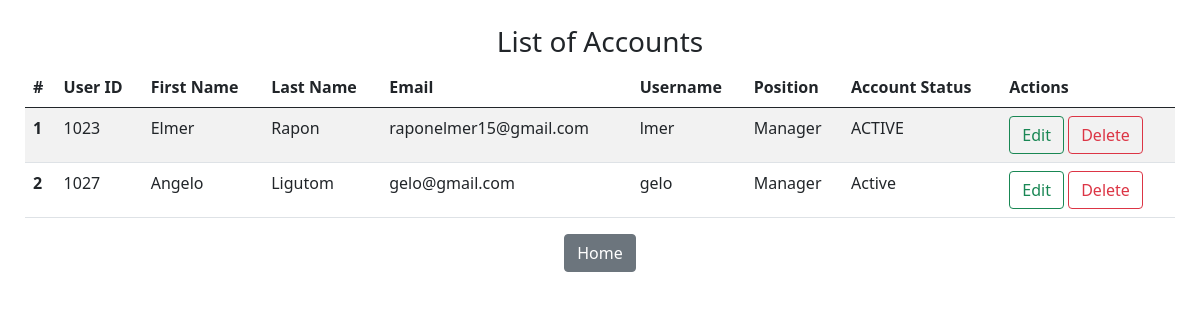
Page /list.php on the committed database.
### tables this page shows
CREATE TABLE `user` (
  `User_ID` int(20) NOT NULL,
  `FirstName` varchar(50) NOT NULL,
  `LastName` varchar(50) NOT NULL,
  `Email` varchar(50) NOT NULL,
  `Pass` varchar(50) NOT NULL,
  `Username` varchar(50) NOT NULL,
  `Position` varchar(50) NOT NULL,
  `AccountStatus` varchar(50) NOT NULL
);

### list.php (the view, shortened to what this page needs)
<?php
include_once("connect.php");
$statement = $conn->prepare("SELECT * FROM user");
$statement->execute();
$users = $statement->fetchAll(PDO::FETCH_ASSOC);
?>
<!doctype html>
<html lang="en">
  <head>
    <link href="https://cdn.jsdelivr.net/npm/bootstrap@5.0.2/dist/css/bootstrap.min.css" rel="stylesheet">
    <link rel="stylesheet" href="app.css">
  </head>
  <body>
    <h3 class="text-center">List of Accounts</h3>
    <table class="table table-striped table-hover">
      <thead>
        <tr>
          <th scope="col">#</th>
          <th scope="col">User ID</th>
          <th scope="col">First Name</th>
          <th scope="col">Last Name</th>
          <th scope="col">Email</th>
          <th scope="col">Username</th>
          <th scope="col">Position</th>
          <th scope="col">Account Status</th>
          <th scope="col">Actions</th>
        </tr>
      </thead>
      <tbody>
        <?php foreach ($users as $i => $user): ?>
          <tr>
            <th scope="row"><?php echo $i+1 ?></th>
            <td><?php echo htmlspecialchars($user['User_ID']) ?> </td>
            <td><?php echo htmlspecialchars($user['FirstName']) ?> </td>
            <td><?php echo htmlspecialchars($user['LastName']) ?> </td>
            <td><?php echo htmlspecialchars($user['Email']) ?> </td>
            <td><?php echo htmlspecialchars($user['Username']) ?> </td>
            <td><?php echo htmlspecialchars($user['Position']) ?> </td>
            <td><?php echo htmlspecialchars($user['AccountStatus']) ?> </td>
            <td>
              <a href="edit.php?id=<?php echo $user['User_ID'] ?>" class="btn btn-outline-success">Edit</a>
              <button type="button" class="btn btn-outline-danger" onclick="confirmDelete(<?php echo $user['User_ID'] ?>)">Delete</button>
            </td>
          </tr>
        <?php endforeach; ?>
      </tbody>
    </table>
      <div class="col text-center">
        <a href="index.php" class="btn btn-secondary">Home</a>
      </div>
  </body>
</html>

### app.css (style rules this page uses)
body { padding: 25px; }

### rows in the picture
user: User_ID "1023", FirstName "Elmer", LastName "Rapon", Email "raponelmer15@gmail.com", Username "lmer", Position "Manager", AccountStatus "ACTIVE"
user: User_ID "1027", FirstName "Angelo", LastName "Ligutom", Email "gelo@gmail.com", Username "gelo", Position "Manager", AccountStatus "Active"
